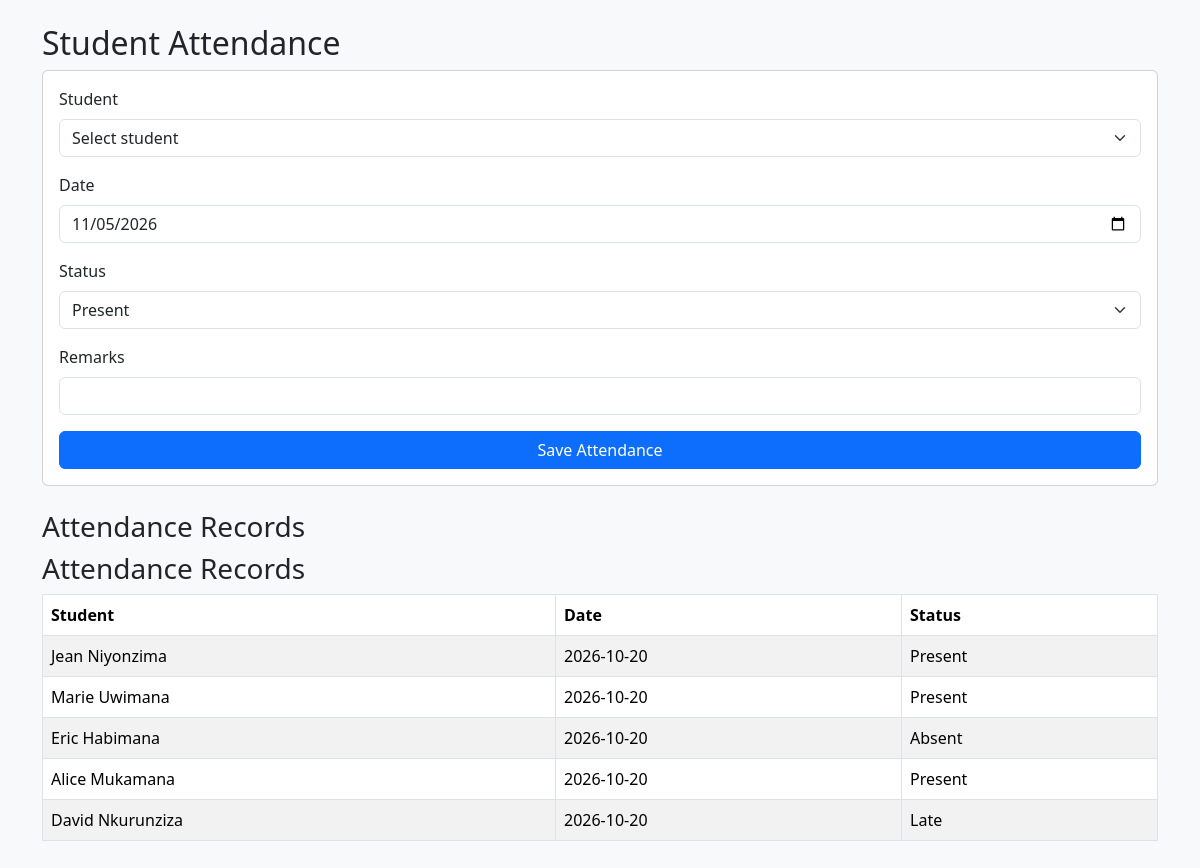
Screenshot of /attendance.php with the database file from the repository.
### tables this page shows
CREATE TABLE `attendance` (
  `attendance_id` int(11) NOT NULL,
  `student_id` int(11) NOT NULL,
  `attendance_date` date NOT NULL,
  `attendance_status` enum('Present','Absent','Late') NOT NULL
);

CREATE TABLE `students` (
  `student_id` int(11) NOT NULL,
  `admission_number` varchar(30) NOT NULL,
  `names` varchar(100) NOT NULL,
  `gender` enum('Male','Female') NOT NULL,
  `date_of_birth` date NOT NULL,
  `class_id` int(11) NOT NULL,
  `phone_number` varchar(20) DEFAULT NULL,
  `address` varchar(150) DEFAULT NULL
);

### attendance.php (the view, shortened to what this page needs)
<?php
require_once 'db.php';
$records = $conn->query(
    "SELECT a.*, s.names
     FROM attendance a
     JOIN students s ON s.student_id = a.student_id
     ORDER BY a.attendance_date DESC"
);
?>
<!DOCTYPE html>
<html lang="en">
<head>
    <link href="https://cdn.jsdelivr.net/npm/bootstrap@5.3.3/dist/css/bootstrap.min.css"
          rel="stylesheet">
</head>
<body class="bg-light">
<div class="container py-4">
    <h2>Student Attendance</h2>
    <form method="POST" class="card card-body mb-4">
        <label class="form-label">Student</label>
        <select name="student_id" class="form-select mb-3" required>
            <option value="">Select student</option>
        </select>
        <label class="form-label">Date</label>
        <input type="date" name="attendance_date"
               class="form-control mb-3"
               value="<?= date('Y-m-d') ?>" required>
        <label class="form-label">Status</label>
        <select name="status" class="form-select mb-3" required>
            <option value="Present">Present</option>
        </select>
        <label class="form-label">Remarks</label>
        <input type="text" name="remarks"
               class="form-control mb-3" maxlength="255">
        <button type="submit" class="btn btn-primary">
            Save Attendance
        </button>
    </form>
    <h3>Attendance Records</h3>
<h3>Attendance Records</h3>
<div class="table-responsive">
    <table class="table table-bordered table-striped bg-white">
        <thead>
            <tr>
                <th>Student</th>
                <th>Date</th>
                <th>Status</th>
            </tr>
        </thead>
        <tbody>
            <?php while ($r = $records->fetch_assoc()): ?>
                <tr>
                    <td><?= htmlspecialchars($r['names']) ?></td>
                    <td><?= htmlspecialchars($r['attendance_date']) ?></td>
                    <td><?= htmlspecialchars($r['attendance_status']) ?></td>
                </tr>
            <?php endwhile; ?>
        </tbody>
    </table>
</div>
    </div>
</body>
</html>

### rows the page displays
attendance: student.names "Jean Niyonzima", attendance_date "2026-10-20", attendance_status "Present"
attendance: student.names "Marie Uwimana", attendance_date "2026-10-20", attendance_status "Present"
attendance: student.names "Eric Habimana", attendance_date "2026-10-20", attendance_status "Absent"
attendance: student.names "Alice Mukamana", attendance_date "2026-10-20", attendance_status "Present"
attendance: student.names "David Nkurunziza", attendance_date "2026-10-20", attendance_status "Late"
